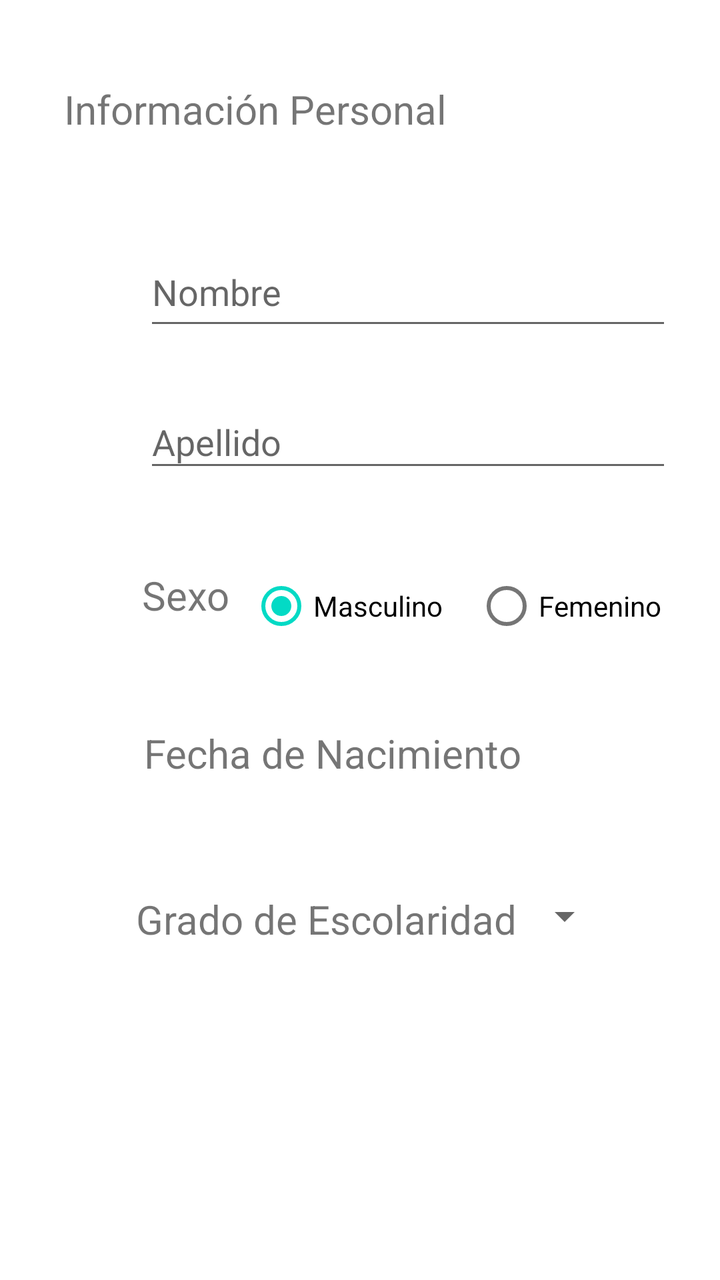
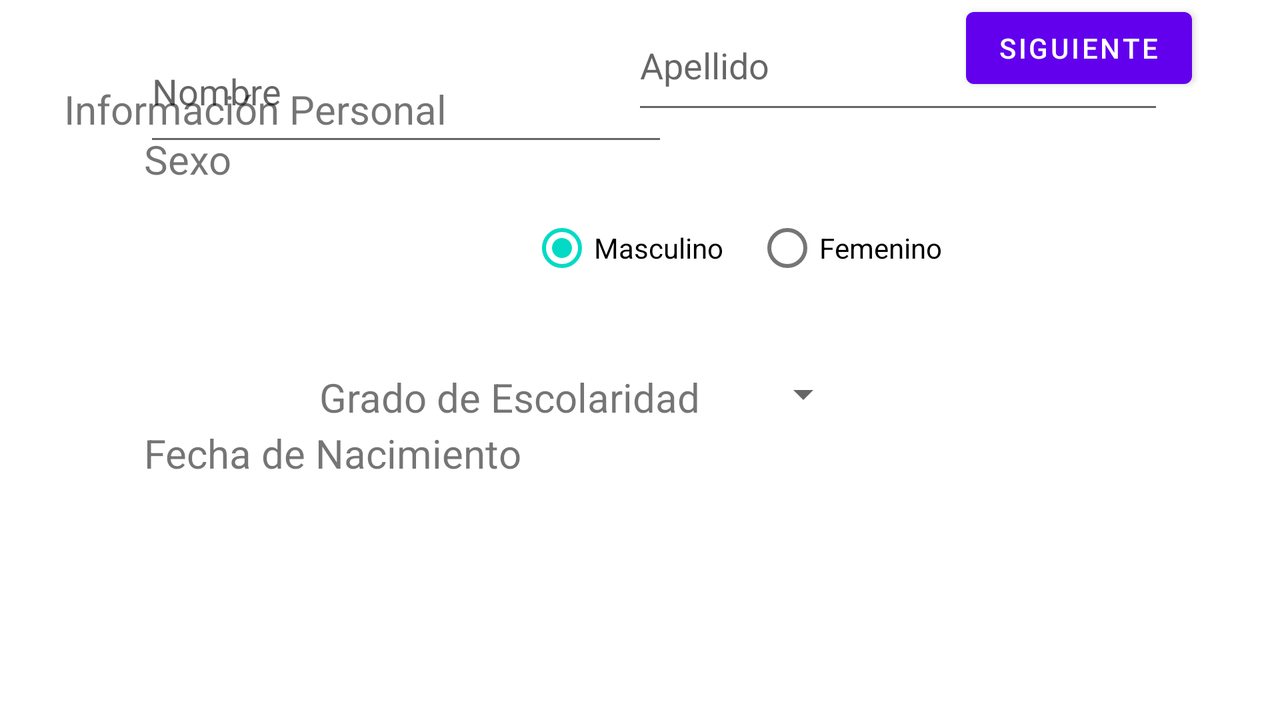

Two renders of one Android screen. The first uses the default layout on a phone; the second uses the alternative layout the repository ships for a different screen configuration, on a matching device. The two XML files are below.
<!-- AndroidManifest.xml: application theme Theme.Labs20221Gr10 -->
<!-- res/layout/activity_main.xml -->
<?xml version="1.0" encoding="utf-8"?>
<androidx.constraintlayout.widget.ConstraintLayout xmlns:android="http://schemas.android.com/apk/res/android"
    xmlns:app="http://schemas.android.com/apk/res-auto"
    xmlns:tools="http://schemas.android.com/tools"
    android:layout_width="match_parent"
    android:layout_height="match_parent"
    tools:context=".MainActivity">

    <TextView
        android:id="@+id/textView"
        android:layout_width="wrap_content"
        android:layout_height="wrap_content"
        android:layout_marginStart="32dp"
        android:layout_marginTop="41dp"
        android:layout_marginEnd="187dp"
        android:layout_marginBottom="32dp"
        android:text="@string/info"
        android:textSize="20sp"
        app:layout_constraintBottom_toBottomOf="parent"
        app:layout_constraintEnd_toEndOf="parent"
        app:layout_constraintHorizontal_bias="0.0"
        app:layout_constraintStart_toStartOf="parent"
        app:layout_constraintTop_toTopOf="parent"
        app:layout_constraintVertical_bias="0.0"
        tools:text="@string/info" />

    <EditText
        android:id="@+id/editTextTextPersonName2"
        android:layout_width="264dp"
        android:layout_height="51dp"
        android:layout_marginStart="72dp"
        android:layout_marginTop="51dp"
        android:layout_marginEnd="130dp"
        android:layout_marginBottom="31dp"
        android:ems="10"
        android:hint="@string/nom"
        android:inputType="textPersonName"
        app:layout_constraintBottom_toTopOf="@+id/editTextTextPersonName4"
        app:layout_constraintEnd_toEndOf="parent"
        app:layout_constraintHorizontal_bias="0.0"
        app:layout_constraintStart_toStartOf="parent"
        app:layout_constraintTop_toBottomOf="@+id/textView" />

    <EditText
        android:id="@+id/editTextTextPersonName4"
        android:layout_width="264dp"
        android:layout_height="43dp"
        android:layout_marginStart="72dp"
        android:layout_marginTop="28dp"
        android:layout_marginEnd="130dp"
        android:ems="10"
        android:hint="@string/ape"
        android:inputType="textPersonName"
        app:layout_constraintEnd_toEndOf="parent"
        app:layout_constraintHorizontal_bias="0.0"
        app:layout_constraintStart_toStartOf="parent"
        app:layout_constraintTop_toBottomOf="@+id/editTextTextPersonName2" />

    <TextView
        android:id="@+id/textView2"
        android:layout_width="wrap_content"
        android:layout_height="wrap_content"
        android:layout_marginStart="71dp"
        android:layout_marginTop="43dp"
        android:layout_marginEnd="62dp"
        android:layout_marginBottom="42dp"
        android:text="@string/sexo"
        android:textSize="20sp"
        app:layout_constraintBottom_toTopOf="@+id/textView5"
        app:layout_constraintEnd_toStartOf="@+id/radioButton"
        app:layout_constraintHorizontal_bias="0.0"
        app:layout_constraintStart_toStartOf="parent"
        app:layout_constraintTop_toBottomOf="@+id/editTextTextPersonName4"
        app:layout_constraintVertical_bias="0.0" />

    <RadioGroup
        android:id="@+id/opciones_sexo"
        android:layout_width="220dp"
        android:layout_height="58dp"
        android:layout_marginStart="28dp"
        android:layout_marginTop="33dp"
        android:layout_marginEnd="48dp"
        android:gravity="center"
        android:orientation="horizontal"
        app:layout_constraintEnd_toEndOf="parent"
        app:layout_constraintStart_toEndOf="@+id/textView2"
        app:layout_constraintTop_toBottomOf="@+id/editTextTextPersonName4">

        <RadioButton
            android:id="@+id/radio_masculino"
            android:layout_width="wrap_content"
            android:layout_height="wrap_content"
            android:layout_marginRight="16dp"
            android:checked="true"
            android:text="Masculino" />

        <RadioButton
            android:id="@+id/radio_femenino"
            android:layout_width="wrap_content"
            android:layout_height="wrap_content"
            android:checked="false"
            android:text="Femenino" />
    </RadioGroup>

    <TextView
        android:id="@+id/textView6"
        android:layout_width="wrap_content"
        android:layout_height="wrap_content"
        android:layout_marginStart="72dp"
        android:layout_marginTop="52dp"
        android:text="@string/naci"
        android:textSize="20sp"
        app:layout_constraintStart_toStartOf="parent"
        app:layout_constraintTop_toBottomOf="@+id/textView2" />

    <TextView
        android:id="@+id/txtView"
        android:layout_width="wrap_content"
        android:layout_height="wrap_content"
        android:layout_marginStart="68dp"
        android:layout_marginTop="56dp"
        android:text="@string/grado"
        android:textSize="20dp"
        app:layout_constraintStart_toStartOf="parent"
        app:layout_constraintTop_toBottomOf="@+id/textView6"
        tools:ignore="MissingConstraints" />

    <Spinner
        android:id="@+id/spinner"
        android:layout_width="wrap_content"
        android:layout_height="wrap_content"
        android:layout_alignBottom="@id/txtView"
        app:layout_constraintStart_toEndOf="@+id/txtView"
        app:layout_constraintTop_toTopOf="@+id/txtView"
        tools:ignore="MissingConstraints" />

    

</androidx.constraintlayout.widget.ConstraintLayout>
<!-- resources referenced by this layout -->
<resources>
  <string name="ape">Apellido</string>
  <string name="grado">Grado de Escolaridad</string>
  <string name="info">Información Personal</string>
  <string name="naci">Fecha de Nacimiento</string>
  <string name="nom">Nombre</string>
  <string name="sexo">Sexo</string>
  <style name="Theme.Labs20221Gr10" parent="Theme.MaterialComponents.DayNight.DarkActionBar">
          
          <item name="colorPrimary">@color/purple_500</item>
          <item name="colorPrimaryVariant">@color/purple_700</item>
          <item name="colorOnPrimary">@color/white</item>
          
          <item name="colorSecondary">@color/teal_200</item>
          <item name="colorSecondaryVariant">@color/teal_700</item>
          <item name="colorOnSecondary">@color/black</item>
          
          <item name="android:statusBarColor" tools:targetApi="l">?attr/colorPrimaryVariant</item>
          
      </style>
</resources>
<!-- res/layout-land/activity_main.xml (the repository's variant of the layout above) -->
<!-- drawn on the phone turned sideways -->
<?xml version="1.0" encoding="utf-8"?>
<androidx.constraintlayout.widget.ConstraintLayout xmlns:android="http://schemas.android.com/apk/res/android"
    xmlns:app="http://schemas.android.com/apk/res-auto"
    xmlns:tools="http://schemas.android.com/tools"
    android:layout_width="match_parent"
    android:layout_height="match_parent"
    tools:context=".MainActivity">

    <Spinner
        android:id="@+id/spinner"
        android:layout_width="wrap_content"
        android:layout_height="wrap_content"
        android:layout_alignBottom="@id/txtView"
        app:layout_constraintStart_toEndOf="@+id/txtView"
        app:layout_constraintTop_toTopOf="@+id/txtView"
        tools:ignore="MissingConstraints" />

    <TextView
        android:id="@+id/txtView"
        android:layout_width="218dp"
        android:layout_height="23dp"
        android:layout_marginTop="32dp"
        android:text="@string/grado"
        android:textSize="20dp"
        app:layout_constraintEnd_toEndOf="parent"
        app:layout_constraintHorizontal_bias="0.378"
        app:layout_constraintStart_toStartOf="parent"
        app:layout_constraintTop_toBottomOf="@+id/opciones_sexo"
        tools:ignore="MissingConstraints" />

    <TextView
        android:id="@+id/textView"
        android:layout_width="wrap_content"
        android:layout_height="wrap_content"
        android:layout_marginStart="32dp"
        android:layout_marginTop="41dp"
        android:layout_marginEnd="187dp"
        android:layout_marginBottom="32dp"
        android:text="@string/info"
        android:textSize="20sp"
        app:layout_constraintBottom_toBottomOf="parent"
        app:layout_constraintEnd_toEndOf="parent"
        app:layout_constraintHorizontal_bias="0.0"
        app:layout_constraintStart_toStartOf="parent"
        app:layout_constraintTop_toTopOf="parent"
        app:layout_constraintVertical_bias="0.0"
        tools:text="@string/info" />

    <EditText
        android:id="@+id/editTextTextPersonName2"
        android:layout_width="262dp"
        android:layout_height="68dp"
        android:layout_marginStart="72dp"
        android:layout_marginTop="51dp"
        android:layout_marginEnd="130dp"
        android:layout_marginBottom="31dp"
        android:ems="10"
        android:hint="@string/nom"
        android:inputType="textPersonName"
        app:layout_constraintBottom_toTopOf="@+id/editTextTextPersonName4"
        app:layout_constraintEnd_toEndOf="parent"
        app:layout_constraintHorizontal_bias="0.0"
        app:layout_constraintStart_toStartOf="parent"
        app:layout_constraintTop_toBottomOf="@+id/textView" />

    <EditText
        android:id="@+id/editTextTextPersonName4"
        android:layout_width="266dp"
        android:layout_height="62dp"
        android:ems="10"
        android:hint="@string/ape"
        android:inputType="textPersonName"
        app:layout_constraintEnd_toEndOf="parent"
        app:layout_constraintHorizontal_bias="0.845"
        app:layout_constraintStart_toStartOf="parent"
        tools:layout_editor_absoluteY="146dp" />

    <TextView
        android:id="@+id/textView2"
        android:layout_width="wrap_content"
        android:layout_height="wrap_content"
        android:layout_marginStart="72dp"
        android:layout_marginTop="4dp"
        android:text="@string/sexo"
        android:textSize="20sp"
        app:layout_constraintStart_toStartOf="parent"
        app:layout_constraintTop_toBottomOf="@+id/editTextTextPersonName4" />

    <RadioGroup
        android:id="@+id/opciones_sexo"
        android:layout_width="220dp"
        android:layout_height="58dp"
        android:layout_marginStart="28dp"
        android:layout_marginTop="33dp"
        android:layout_marginEnd="48dp"
        android:gravity="center"
        android:orientation="horizontal"
        app:layout_constraintEnd_toEndOf="parent"
        app:layout_constraintStart_toEndOf="@+id/textView2"
        app:layout_constraintTop_toBottomOf="@+id/editTextTextPersonName4">

        <RadioButton
            android:id="@+id/radio_masculino"
            android:layout_width="wrap_content"
            android:layout_height="wrap_content"
            android:layout_marginRight="16dp"
            android:checked="true"
            android:text="Masculino" />

        <RadioButton
            android:id="@+id/radio_femenino"
            android:layout_width="wrap_content"
            android:layout_height="wrap_content"
            android:checked="false"
            android:text="Femenino" />
    </RadioGroup>

    <TextView
        android:id="@+id/textViewDate"
        android:layout_width="wrap_content"
        android:layout_height="wrap_content"
        android:layout_marginStart="72dp"
        android:layout_marginTop="120dp"
        android:text="@string/naci"
        android:textSize="20sp"
        app:layout_constraintStart_toStartOf="parent"
        app:layout_constraintTop_toBottomOf="@+id/textView2" />

    <Button
        android:id="@+id/button"
        android:layout_width="wrap_content"
        android:layout_height="wrap_content"
        android:layout_marginEnd="44dp"
        android:onClick="nextActivity"
        android:text="@string/siguiente"
        app:layout_constraintEnd_toEndOf="parent"
        tools:layout_editor_absoluteY="454dp" />

    <Button
        android:id="@+id/btnCambiarFecha"
        android:layout_width="wrap_content"
        android:layout_height="wrap_content"
        android:layout_marginStart="28dp"
        android:layout_marginBottom="52dp"
        android:backgroundTint="#6573D5"
        android:text="@string/cambiar"
        app:iconTint="#C52525"
        app:layout_constraintBottom_toTopOf="@+id/button"
        app:layout_constraintStart_toEndOf="@+id/textViewDate" />

    

</androidx.constraintlayout.widget.ConstraintLayout>
<!-- resources referenced by the variant -->
<!-- as the phone turned sideways resolves them -->
<resources>
  <string name="ape">Apellido</string>
  <string name="cambiar">Cambiar</string>
  <string name="grado">Grado de Escolaridad</string>
  <string name="info">Información Personal</string>
  <string name="naci">Fecha de Nacimiento</string>
  <string name="nom">Nombre</string>
  <string name="sexo">Sexo</string>
  <string name="siguiente">Siguiente</string>
  <style name="Theme.Labs20221Gr10" parent="Theme.MaterialComponents.DayNight.DarkActionBar">
          
          <item name="colorPrimary">@color/purple_500</item>
          <item name="colorPrimaryVariant">@color/purple_700</item>
          <item name="colorOnPrimary">@color/white</item>
          
          <item name="colorSecondary">@color/teal_200</item>
          <item name="colorSecondaryVariant">@color/teal_700</item>
          <item name="colorOnSecondary">@color/black</item>
          
          <item name="android:statusBarColor" tools:targetApi="l">?attr/colorPrimaryVariant</item>
          
      </style>
</resources>
